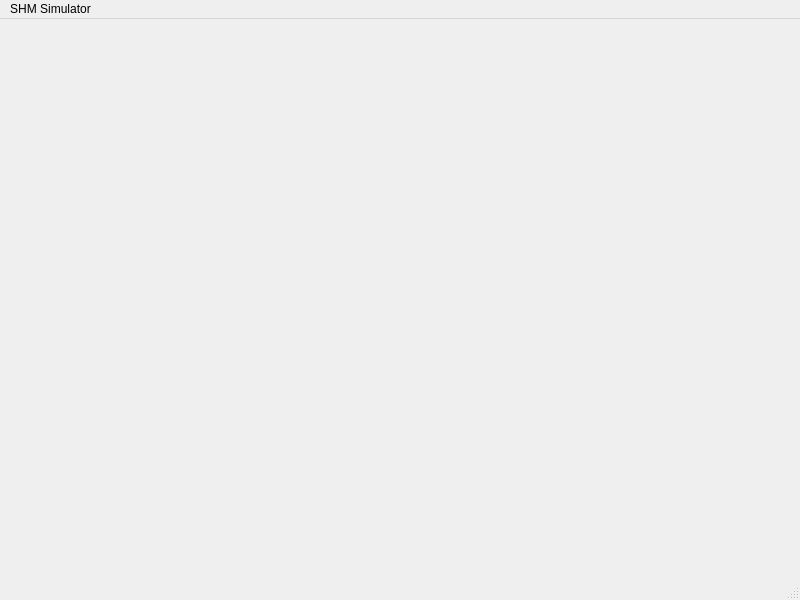
<?xml version="1.0" encoding="UTF-8"?>
<ui version="4.0">
 <class>MainWindow</class>
 <widget class="QMainWindow" name="MainWindow">
  <property name="geometry">
   <rect>
    <x>0</x>
    <y>0</y>
    <width>800</width>
    <height>600</height>
   </rect>
  </property>
  <property name="windowTitle">
   <string>MainWindow</string>
  </property>
  <widget class="QWidget" name="centralwidget"/>
  <widget class="QMenuBar" name="menubar">
   <property name="geometry">
    <rect>
     <x>0</x>
     <y>0</y>
     <width>800</width>
     <height>21</height>
    </rect>
   </property>
   <widget class="QMenu" name="menuSHM_Simulator">
    <property name="title">
     <string>SHM Simulator</string>
    </property>
   </widget>
   <addaction name="menuSHM_Simulator"/>
  </widget>
  <widget class="QStatusBar" name="statusbar"/>
 </widget>
 <resources/>
 <connections/>
</ui>
